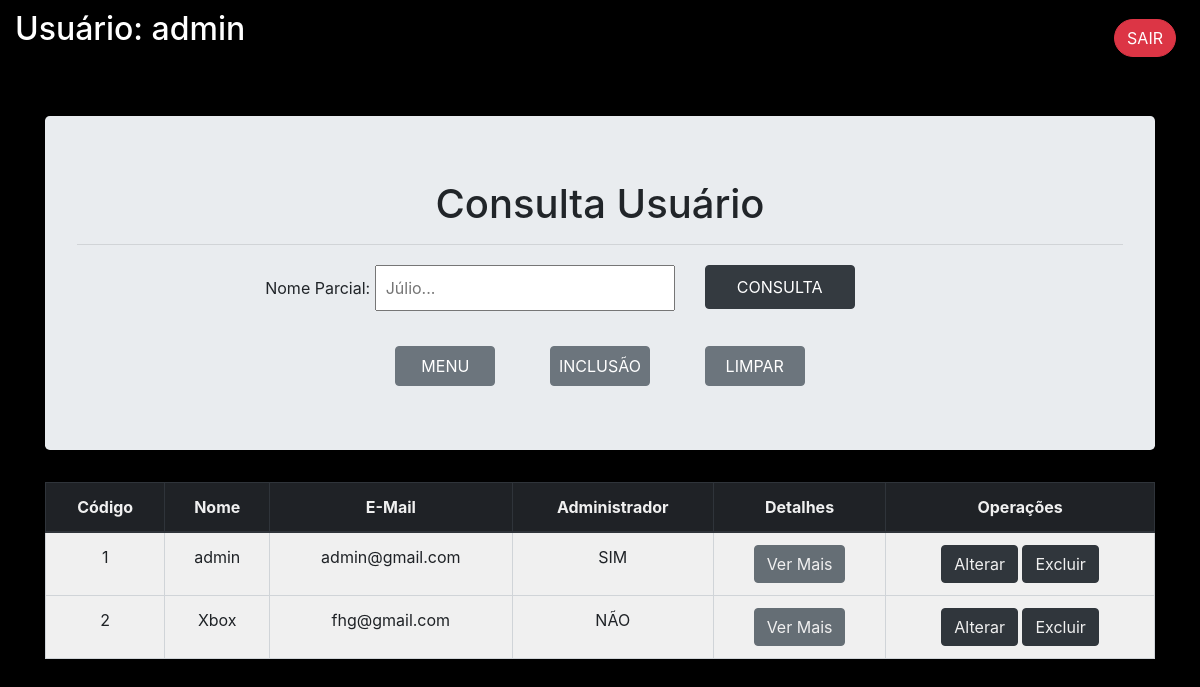
The page /ususelect.php (signed in) on the database its author committed.
### tables this page shows
CREATE TABLE `usuario` (
  `id` int(11) NOT NULL,
  `nome` varchar(50) NOT NULL,
  `email` varchar(100) NOT NULL,
  `senha` varchar(20) NOT NULL,
  `master` varchar(1) NOT NULL,
  `foto` int(11) NOT NULL
);

### ususelect.php (the view, shortened to what this page needs)
<?php
include('connect.php');
$sql = "SELECT u.id id, u.nome nome, u.email email, REPLACE(REPLACE(u.master, 's' ,'SIM'), 'n', 'NÃO') master FROM usuario u ORDER BY 1";
$pesqnome = '';
?>
<!DOCTYPE html>
<html lang="pt-br">
<head>
    <link rel="stylesheet" href="https://stackpath.bootstrapcdn.com/bootstrap/4.1.3/css/bootstrap.min.css"
>
</head>
<body
    style="background-image: url('imagens/background.jpg'); background-attachment: fixed; background-size: 100%; background-repeat: no-repeat; background-color: black;">
    <div class="row" style="background-color: black; margin-bottom: 30px; color: white;">
        <div class="col" style="padding: 10px; left: 20px;">
            <h2>Usuário:
                <?php echo $_SESSION['nome']; ?>
            </h2>
        </div>
        <div class="col text-right" style="padding: 19px; right: 20px;">
            <a href="logout.php"><button type="button" class="btn btn-danger"
                    style="border-radius: 20px;">SAIR</button></a>
        </div>
    </div>
    <form method="post">
        <div class="container" style="margin-top: 40px;">
            <div class="jumbotron text-center">
                <h1>Consulta Usuário</h1>
                <hr>
                <div class="row" style="margin-top: 20px;">
                    <div class="col-7 text-right">
                        <label for="">Nome Parcial:</label>
                        <input type="text" name="pesqnome" style="width: 300px; padding: 9px;"
                            placeholder="Júlio..." value="<?php echo $pesqnome ?>">
                    </div>
                    <div class="col text-left">
                        <button type="submit" name="submit" style="width: 150px; padding: 9px;"
                            class="btn btn-dark">CONSULTA</button>
                    </div>
                </div>
                <?php
    if ($_SESSION['master'] == "s") {
        echo '<div class="row" style="margin-top: 35px;">
        <div class="col-5 text-right">
            <a href="menu.php"><button type="button" style="padding: 7px; width: 100px;"
                    class="btn btn-secondary">MENU</button></a>
        </div>
        <div class="col">
            <a href="usuinsert.php"><button type="button" style="padding: 7px; width: 100px;"
                    class="btn btn-secondary">INCLUSÃO</button></a>
        </div>
        <div class="col-5 text-left">
            <a href="ususelect.php"><button type="button" style="padding: 7px; width: 100px;"
                    class="btn btn-secondary">LIMPAR</button></a>
        </div>
    </div>';
    } else {
        echo '<div class="row" style="margin-top: 35px;">
        <div class="col text-center">
            <a href="menu.php"><button type="button" style="padding: 7px; width: 100px;"
                    class="btn btn-secondary">MENU</button></a>
        </div></div>';
    }
?>
            </div>
            <table class="table table-bordered" style="background-color: white; opacity: 94%; text-align: center;">
                <thead class="thead-dark">
                    <tr>
                        <th scope="col">Código</th>
                        <th scope="col">Nome</th>
                        <th scope="col">E-Mail</th>
                        <th scope="col">Administrador</th>
                        <th scope="col">Detalhes</th>
                        <?php
                        if ($_SESSION['master'] == "s") {
                            echo '<th scope="col">Operações</th>';
                        }
                        ?>
                    </tr>
                </thead>
                <tbody>
                    <?php
                    $result = mysqli_query($con, $sql);
                    if ($result) {
                        while ($row = mysqli_fetch_assoc($result)) {
                            echo "<tr>
              <td>" . $row['id'] . " </td>
              <td>" . $row['nome'] . " </td>
              <td>" . $row['email'] . " </td>
              <td>" . $row['master'] . " </td>
            <td>
            <a href='ususelected.php?selectid={$row['id']}' style='color:white;'>
                        <button type='button' class='btn btn-secondary'>
                        Ver Mais</button></a>
            </td>";
            if ($_SESSION['master'] == "s") {
                echo "<td>
                <a href='usuupdated.php?updateid={$row['id']}' style='color:white;'>
                <button type='button' class='btn btn-dark'>
                Alterar</button></a>
                <a href='usudeleted.php?deleteid={$row['id']}' style='color:white;'>
                <button type='button' class='btn btn-dark'>
                Excluir</button></a>
                    </td></tr>";
                        } else {
                            echo "</tr>";
                        }
                    }
                }
                    ?>
                </tbody>
            </table>
        </div>
    </form>
</body>
</html>

### rows shown on the page
usuario: id "1", nome "admin", email "admin@gmail.com", master "SIM"
usuario: id "2", nome "Xbox", email "fhg@gmail.com", master "NÃO"

### other values the page prints
$_SESSION['nome'] "admin"
